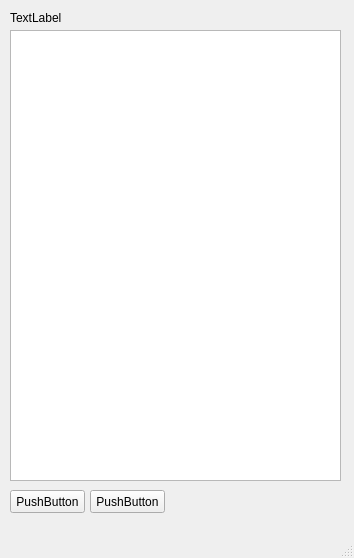
<?xml version="1.0" encoding="UTF-8"?>
<ui version="4.0">
 <class>MainWindow</class>
 <widget class="QMainWindow" name="MainWindow">
  <property name="geometry">
   <rect>
    <x>0</x>
    <y>0</y>
    <width>354</width>
    <height>558</height>
   </rect>
  </property>
  <property name="windowTitle">
   <string>MainWindow</string>
  </property>
  <widget class="QWidget" name="centralwidget">
   <widget class="QTextEdit" name="textEdit">
    <property name="geometry">
     <rect>
      <x>10</x>
      <y>30</y>
      <width>331</width>
      <height>451</height>
     </rect>
    </property>
   </widget>
   <widget class="QPushButton" name="pushButton">
    <property name="geometry">
     <rect>
      <x>10</x>
      <y>490</y>
      <width>75</width>
      <height>23</height>
     </rect>
    </property>
    <property name="text">
     <string>PushButton</string>
    </property>
   </widget>
   <widget class="QPushButton" name="pushButton_2">
    <property name="geometry">
     <rect>
      <x>90</x>
      <y>490</y>
      <width>75</width>
      <height>23</height>
     </rect>
    </property>
    <property name="text">
     <string>PushButton</string>
    </property>
   </widget>
   <widget class="QLabel" name="label">
    <property name="geometry">
     <rect>
      <x>10</x>
      <y>10</y>
      <width>331</width>
      <height>16</height>
     </rect>
    </property>
    <property name="text">
     <string>TextLabel</string>
    </property>
   </widget>
  </widget>
  <widget class="QMenuBar" name="menubar">
   <property name="geometry">
    <rect>
     <x>0</x>
     <y>0</y>
     <width>354</width>
     <height>21</height>
    </rect>
   </property>
  </widget>
  <widget class="QStatusBar" name="statusbar"/>
 </widget>
 <resources/>
 <connections/>
</ui>
